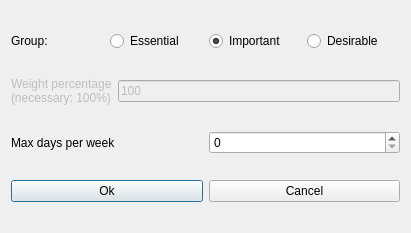
<?xml version="1.0" encoding="UTF-8"?>
<ui version="4.0">
 <class>ModifyConstraintTeachersMaxDaysPerWeekForm_template</class>
 <widget class="QDialog" name="ModifyConstraintTeachersMaxDaysPerWeekForm_template">
  <property name="geometry">
   <rect>
    <x>0</x>
    <y>0</y>
    <width>411</width>
    <height>233</height>
   </rect>
  </property>
  <property name="windowTitle">
   <string extracomment="This is the title of the dialog to modify a constraint of this type">Modify teachers max days per week</string>
  </property>
  <layout class="QVBoxLayout" name="verticalLayout">
   <item>
    <layout class="QHBoxLayout" name="horizontalLayout_4">
     <item>
      <widget class="QLabel" name="groupTextLabel">
       <property name="text">
        <string>Group:</string>
       </property>
      </widget>
     </item>
     <item>
      <widget class="QRadioButton" name="essentialRadioButton">
       <property name="text">
        <string>Essential</string>
       </property>
      </widget>
     </item>
     <item>
      <widget class="QRadioButton" name="importantRadioButton">
       <property name="text">
        <string>Important</string>
       </property>
       <property name="checked">
        <bool>true</bool>
       </property>
      </widget>
     </item>
     <item>
      <widget class="QRadioButton" name="desirableRadioButton">
       <property name="text">
        <string>Desirable</string>
       </property>
      </widget>
     </item>
    </layout>
   </item>
   <item>
    <layout class="QHBoxLayout" name="horizontalLayout">
     <item>
      <widget class="QLabel" name="weightTextLabel">
       <property name="enabled">
        <bool>false</bool>
       </property>
       <property name="frameShape">
        <enum>QFrame::NoFrame</enum>
       </property>
       <property name="frameShadow">
        <enum>QFrame::Plain</enum>
       </property>
       <property name="text">
        <string>Weight percentage
(necessary: 100%)</string>
       </property>
       <property name="wordWrap">
        <bool>false</bool>
       </property>
      </widget>
     </item>
     <item>
      <widget class="QLineEdit" name="weightLineEdit">
       <property name="enabled">
        <bool>false</bool>
       </property>
       <property name="text">
        <string notr="true">100</string>
       </property>
      </widget>
     </item>
    </layout>
   </item>
   <item>
    <layout class="QHBoxLayout" name="horizontalLayout_2">
     <item>
      <widget class="QLabel" name="maxDaysTextLabel">
       <property name="frameShape">
        <enum>QFrame::NoFrame</enum>
       </property>
       <property name="frameShadow">
        <enum>QFrame::Plain</enum>
       </property>
       <property name="text">
        <string>Max days per week</string>
       </property>
       <property name="wordWrap">
        <bool>false</bool>
       </property>
      </widget>
     </item>
     <item>
      <widget class="QSpinBox" name="maxDaysSpinBox"/>
     </item>
    </layout>
   </item>
   <item>
    <layout class="QHBoxLayout" name="horizontalLayout_3">
     <item>
      <widget class="QPushButton" name="okPushButton">
       <property name="text">
        <string>Ok</string>
       </property>
      </widget>
     </item>
     <item>
      <widget class="QPushButton" name="cancelPushButton">
       <property name="text">
        <string>Cancel</string>
       </property>
      </widget>
     </item>
    </layout>
   </item>
  </layout>
 </widget>
 <layoutdefault spacing="6" margin="11"/>
 <resources/>
 <connections/>
</ui>
